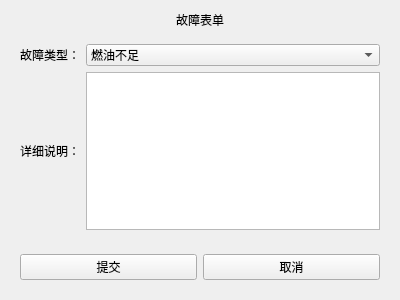
<?xml version="1.0" encoding="UTF-8"?>
<ui version="4.0">
 <class>errorWin</class>
 <widget class="QWidget" name="errorWin">
  <property name="geometry">
   <rect>
    <x>0</x>
    <y>0</y>
    <width>400</width>
    <height>300</height>
   </rect>
  </property>
  <property name="maximumSize">
   <size>
    <width>400</width>
    <height>300</height>
   </size>
  </property>
  <property name="windowTitle">
   <string>Form</string>
  </property>
  <layout class="QVBoxLayout" name="verticalLayout">
   <item>
    <widget class="QLabel" name="label">
     <property name="text">
      <string>故障表单</string>
     </property>
     <property name="alignment">
      <set>Qt::AlignCenter</set>
     </property>
    </widget>
   </item>
   <item>
    <widget class="QWidget" name="widget" native="true">
     <layout class="QGridLayout" name="gridLayout">
      <item row="0" column="0">
       <widget class="QLabel" name="label_2">
        <property name="text">
         <string>故障类型：</string>
        </property>
       </widget>
      </item>
      <item row="0" column="1">
       <widget class="QComboBox" name="comboBox">
        <item>
         <property name="text">
          <string>燃油不足</string>
         </property>
        </item>
        <item>
         <property name="text">
          <string>机械故障</string>
         </property>
        </item>
        <item>
         <property name="text">
          <string>数据有误</string>
         </property>
        </item>
        <item>
         <property name="text">
          <string>定位损坏</string>
         </property>
        </item>
       </widget>
      </item>
      <item row="1" column="0">
       <widget class="QLabel" name="label_3">
        <property name="text">
         <string>详细说明：</string>
        </property>
       </widget>
      </item>
      <item row="1" column="1">
       <widget class="QPlainTextEdit" name="plainTextEdit"/>
      </item>
     </layout>
    </widget>
   </item>
   <item>
    <widget class="QWidget" name="widget_2" native="true">
     <layout class="QHBoxLayout" name="horizontalLayout">
      <item>
       <widget class="QPushButton" name="push_btn">
        <property name="text">
         <string>提交</string>
        </property>
       </widget>
      </item>
      <item>
       <widget class="QPushButton" name="cancel_btn">
        <property name="text">
         <string>取消</string>
        </property>
       </widget>
      </item>
     </layout>
    </widget>
   </item>
  </layout>
 </widget>
 <resources/>
 <connections/>
</ui>
